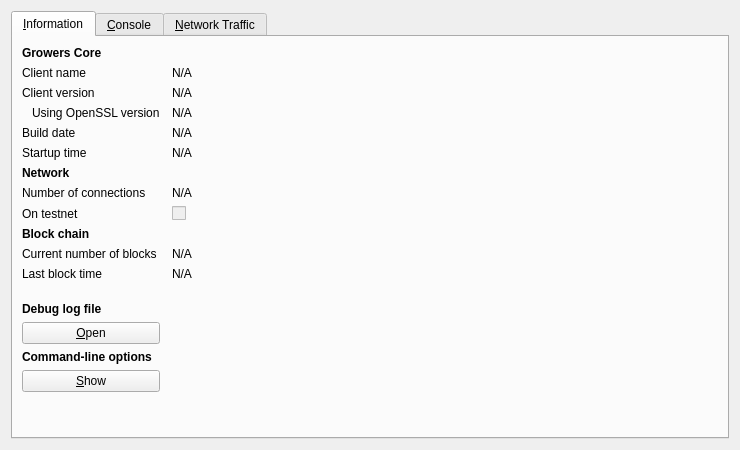
<?xml version="1.0" encoding="UTF-8"?>
<ui version="4.0">
 <class>RPCConsole</class>
 <widget class="QDialog" name="RPCConsole">
  <property name="geometry">
   <rect>
    <x>0</x>
    <y>0</y>
    <width>740</width>
    <height>450</height>
   </rect>
  </property>
  <property name="windowTitle">
   <string>Growers - Debug window</string>
  </property>
  <layout class="QVBoxLayout" name="verticalLayout_2">
   <item>
    <widget class="QTabWidget" name="tabWidget">
     <property name="currentIndex">
      <number>0</number>
     </property>
     <widget class="QWidget" name="tab_info">
      <attribute name="title">
       <string>&amp;Information</string>
      </attribute>
      <layout class="QGridLayout" name="gridLayout" columnstretch="0,1">
       <property name="horizontalSpacing">
        <number>12</number>
       </property>
       <item row="0" column="0">
        <widget class="QLabel" name="label_9">
         <property name="font">
          <font>
           <weight>75</weight>
           <bold>true</bold>
          </font>
         </property>
         <property name="text">
          <string>Growers Core</string>
         </property>
        </widget>
       </item>
       <item row="1" column="0">
        <widget class="QLabel" name="label_5">
         <property name="text">
          <string>Client name</string>
         </property>
        </widget>
       </item>
       <item row="1" column="1">
        <widget class="QLabel" name="clientName">
         <property name="cursor">
          <cursorShape>IBeamCursor</cursorShape>
         </property>
         <property name="text">
          <string>N/A</string>
         </property>
         <property name="textFormat">
          <enum>Qt::PlainText</enum>
         </property>
         <property name="textInteractionFlags">
          <set>Qt::LinksAccessibleByMouse|Qt::TextSelectableByKeyboard|Qt::TextSelectableByMouse</set>
         </property>
        </widget>
       </item>
       <item row="2" column="0">
        <widget class="QLabel" name="label_6">
         <property name="text">
          <string>Client version</string>
         </property>
        </widget>
       </item>
       <item row="2" column="1">
        <widget class="QLabel" name="clientVersion">
         <property name="cursor">
          <cursorShape>IBeamCursor</cursorShape>
         </property>
         <property name="text">
          <string>N/A</string>
         </property>
         <property name="textFormat">
          <enum>Qt::PlainText</enum>
         </property>
         <property name="textInteractionFlags">
          <set>Qt::LinksAccessibleByMouse|Qt::TextSelectableByKeyboard|Qt::TextSelectableByMouse</set>
         </property>
        </widget>
       </item>
       <item row="3" column="0">
        <widget class="QLabel" name="label_14">
         <property name="text">
          <string>Using OpenSSL version</string>
         </property>
         <property name="indent">
          <number>10</number>
         </property>
        </widget>
       </item>
       <item row="3" column="1">
        <widget class="QLabel" name="openSSLVersion">
         <property name="cursor">
          <cursorShape>IBeamCursor</cursorShape>
         </property>
         <property name="text">
          <string>N/A</string>
         </property>
         <property name="textFormat">
          <enum>Qt::PlainText</enum>
         </property>
         <property name="textInteractionFlags">
          <set>Qt::LinksAccessibleByMouse|Qt::TextSelectableByKeyboard|Qt::TextSelectableByMouse</set>
         </property>
        </widget>
       </item>
       <item row="4" column="0">
        <widget class="QLabel" name="label_12">
         <property name="text">
          <string>Build date</string>
         </property>
        </widget>
       </item>
       <item row="4" column="1">
        <widget class="QLabel" name="buildDate">
         <property name="cursor">
          <cursorShape>IBeamCursor</cursorShape>
         </property>
         <property name="text">
          <string>N/A</string>
         </property>
         <property name="textFormat">
          <enum>Qt::PlainText</enum>
         </property>
         <property name="textInteractionFlags">
          <set>Qt::LinksAccessibleByMouse|Qt::TextSelectableByKeyboard|Qt::TextSelectableByMouse</set>
         </property>
        </widget>
       </item>
       <item row="5" column="0">
        <widget class="QLabel" name="label_13">
         <property name="text">
          <string>Startup time</string>
         </property>
        </widget>
       </item>
       <item row="5" column="1">
        <widget class="QLabel" name="startupTime">
         <property name="cursor">
          <cursorShape>IBeamCursor</cursorShape>
         </property>
         <property name="text">
          <string>N/A</string>
         </property>
         <property name="textFormat">
          <enum>Qt::PlainText</enum>
         </property>
         <property name="textInteractionFlags">
          <set>Qt::LinksAccessibleByMouse|Qt::TextSelectableByKeyboard|Qt::TextSelectableByMouse</set>
         </property>
        </widget>
       </item>
       <item row="6" column="0">
        <widget class="QLabel" name="label_11">
         <property name="font">
          <font>
           <weight>75</weight>
           <bold>true</bold>
          </font>
         </property>
         <property name="text">
          <string>Network</string>
         </property>
        </widget>
       </item>
       <item row="7" column="0">
        <widget class="QLabel" name="label_7">
         <property name="text">
          <string>Number of connections</string>
         </property>
        </widget>
       </item>
       <item row="7" column="1">
        <widget class="QLabel" name="numberOfConnections">
         <property name="cursor">
          <cursorShape>IBeamCursor</cursorShape>
         </property>
         <property name="text">
          <string>N/A</string>
         </property>
         <property name="textFormat">
          <enum>Qt::PlainText</enum>
         </property>
         <property name="textInteractionFlags">
          <set>Qt::LinksAccessibleByMouse|Qt::TextSelectableByKeyboard|Qt::TextSelectableByMouse</set>
         </property>
        </widget>
       </item>
       <item row="8" column="0">
        <widget class="QLabel" name="label_8">
         <property name="text">
          <string>On testnet</string>
         </property>
        </widget>
       </item>
       <item row="8" column="1">
        <widget class="QCheckBox" name="isTestNet">
         <property name="enabled">
          <bool>false</bool>
         </property>
         <property name="text">
          <string/>
         </property>
        </widget>
       </item>
       <item row="9" column="0">
        <widget class="QLabel" name="label_10">
         <property name="font">
          <font>
           <weight>75</weight>
           <bold>true</bold>
          </font>
         </property>
         <property name="text">
          <string>Block chain</string>
         </property>
        </widget>
       </item>
       <item row="10" column="0">
        <widget class="QLabel" name="label_3">
         <property name="text">
          <string>Current number of blocks</string>
         </property>
        </widget>
       </item>
       <item row="10" column="1">
        <widget class="QLabel" name="numberOfBlocks">
         <property name="cursor">
          <cursorShape>IBeamCursor</cursorShape>
         </property>
         <property name="text">
          <string>N/A</string>
         </property>
         <property name="textFormat">
          <enum>Qt::PlainText</enum>
         </property>
         <property name="textInteractionFlags">
          <set>Qt::LinksAccessibleByMouse|Qt::TextSelectableByKeyboard|Qt::TextSelectableByMouse</set>
         </property>
        </widget>
       </item>
       <item row="11" column="0">
        <widget class="QLabel" name="label_2">
         <property name="text">
          <string>Last block time</string>
         </property>
        </widget>
       </item>
       <item row="11" column="1">
        <widget class="QLabel" name="lastBlockTime">
         <property name="cursor">
          <cursorShape>IBeamCursor</cursorShape>
         </property>
         <property name="text">
          <string>N/A</string>
         </property>
         <property name="textFormat">
          <enum>Qt::PlainText</enum>
         </property>
         <property name="textInteractionFlags">
          <set>Qt::LinksAccessibleByMouse|Qt::TextSelectableByKeyboard|Qt::TextSelectableByMouse</set>
         </property>
        </widget>
       </item>
       <item row="12" column="0">
        <spacer name="verticalSpacer_2">
         <property name="orientation">
          <enum>Qt::Vertical</enum>
         </property>
         <property name="sizeHint" stdset="0">
          <size>
           <width>20</width>
           <height>20</height>
          </size>
         </property>
        </spacer>
       </item>
       <item row="13" column="0">
        <widget class="QLabel" name="labelDebugLogfile">
         <property name="font">
          <font>
           <weight>75</weight>
           <bold>true</bold>
          </font>
         </property>
         <property name="text">
          <string>Debug log file</string>
         </property>
        </widget>
       </item>
       <item row="14" column="0">
        <widget class="QPushButton" name="openDebugLogfileButton">
         <property name="toolTip">
          <string>Open the Growers debug log file from the current data directory. This can take a few seconds for large log files.</string>
         </property>
         <property name="text">
          <string>&amp;Open</string>
         </property>
         <property name="autoDefault">
          <bool>false</bool>
         </property>
        </widget>
       </item>
       <item row="15" column="0">
        <widget class="QLabel" name="labelCLOptions">
         <property name="font">
          <font>
           <weight>75</weight>
           <bold>true</bold>
          </font>
         </property>
         <property name="text">
          <string>Command-line options</string>
         </property>
        </widget>
       </item>
       <item row="16" column="0">
        <widget class="QPushButton" name="showCLOptionsButton">
         <property name="toolTip">
          <string>Show the Growers-Qt help message to get a list with possible Growers command-line options.</string>
         </property>
         <property name="text">
          <string>&amp;Show</string>
         </property>
         <property name="autoDefault">
          <bool>false</bool>
         </property>
        </widget>
       </item>
       <item row="17" column="0">
        <spacer name="verticalSpacer">
         <property name="orientation">
          <enum>Qt::Vertical</enum>
         </property>
         <property name="sizeHint" stdset="0">
          <size>
           <width>20</width>
           <height>40</height>
          </size>
         </property>
        </spacer>
       </item>
      </layout>
     </widget>
     <widget class="QWidget" name="tab_console">
      <attribute name="title">
       <string>&amp;Console</string>
      </attribute>
      <layout class="QVBoxLayout" name="verticalLayout_3">
       <property name="spacing">
        <number>3</number>
       </property>
       <item>
        <widget class="QTextEdit" name="messagesWidget">
         <property name="minimumSize">
          <size>
           <width>0</width>
           <height>100</height>
          </size>
         </property>
         <property name="readOnly">
          <bool>true</bool>
         </property>
         <property name="tabKeyNavigation" stdset="0">
          <bool>false</bool>
         </property>
         <property name="columnCount" stdset="0">
          <number>2</number>
         </property>
        </widget>
       </item>
       <item>
        <layout class="QHBoxLayout" name="horizontalLayout">
         <property name="spacing">
          <number>3</number>
         </property>
         <item>
          <widget class="QLabel" name="label">
           <property name="text">
            <string notr="true">&gt;</string>
           </property>
          </widget>
         </item>
         <item>
          <widget class="QLineEdit" name="lineEdit"/>
         </item>
         <item>
          <widget class="QPushButton" name="clearButton">
           <property name="maximumSize">
            <size>
             <width>24</width>
             <height>24</height>
            </size>
           </property>
           <property name="toolTip">
            <string>Clear console</string>
           </property>
           <property name="text">
            <string/>
           </property>
           <property name="icon">
            <iconset resource="../bitcoin.qrc">
             <normaloff>:/icons/remove</normaloff>:/icons/remove</iconset>
           </property>
           <property name="shortcut">
            <string notr="true">Ctrl+L</string>
           </property>
           <property name="autoDefault">
            <bool>false</bool>
           </property>
          </widget>
         </item>
        </layout>
       </item>
      </layout>
     </widget>
     <widget class="QWidget" name="tab">
      <attribute name="title">
       <string>&amp;Network Traffic</string>
      </attribute>
      <layout class="QHBoxLayout" name="horizontalLayout_3">
       <item>
        <layout class="QVBoxLayout" name="verticalLayout_4">
         <item>
          <widget class="TrafficGraphWidget" name="trafficGraph" native="true">
           <property name="sizePolicy">
            <sizepolicy hsizetype="Expanding" vsizetype="Expanding">
             <horstretch>0</horstretch>
             <verstretch>0</verstretch>
            </sizepolicy>
           </property>
          </widget>
         </item>
         <item>
          <layout class="QHBoxLayout" name="horizontalLayout_2">
           <item>
            <widget class="QSlider" name="sldGraphRange">
             <property name="minimum">
              <number>1</number>
             </property>
             <property name="maximum">
              <number>288</number>
             </property>
             <property name="pageStep">
              <number>12</number>
             </property>
             <property name="value">
              <number>6</number>
             </property>
             <property name="orientation">
              <enum>Qt::Horizontal</enum>
             </property>
            </widget>
           </item>
           <item>
            <widget class="QLabel" name="lblGraphRange">
             <property name="minimumSize">
              <size>
               <width>100</width>
               <height>0</height>
              </size>
             </property>
             <property name="alignment">
              <set>Qt::AlignCenter</set>
             </property>
            </widget>
           </item>
           <item>
            <widget class="QPushButton" name="btnClearTrafficGraph">
             <property name="text">
              <string>&amp;Clear</string>
             </property>
            </widget>
           </item>
          </layout>
         </item>
        </layout>
       </item>
       <item>
        <layout class="QVBoxLayout" name="verticalLayout">
         <item>
          <widget class="QGroupBox" name="groupBox">
           <property name="title">
            <string>Totals</string>
           </property>
           <layout class="QVBoxLayout" name="verticalLayout_5">
            <item>
             <layout class="QHBoxLayout" name="horizontalLayout_4">
              <item>
               <widget class="Line" name="line">
                <property name="sizePolicy">
                 <sizepolicy hsizetype="Fixed" vsizetype="Fixed">
                  <horstretch>0</horstretch>
                  <verstretch>0</verstretch>
                 </sizepolicy>
                </property>
                <property name="minimumSize">
                 <size>
                  <width>10</width>
                  <height>0</height>
                 </size>
                </property>
                <property name="palette">
                 <palette>
                  <active>
                   <colorrole role="Light">
                    <brush brushstyle="SolidPattern">
                     <color alpha="255">
                      <red>0</red>
                      <green>255</green>
                      <blue>0</blue>
                     </color>
                    </brush>
                   </colorrole>
                  </active>
                  <inactive>
                   <colorrole role="Light">
                    <brush brushstyle="SolidPattern">
                     <color alpha="255">
                      <red>0</red>
                      <green>255</green>
                      <blue>0</blue>
                     </color>
                    </brush>
                   </colorrole>
                  </inactive>
                  <disabled>
                   <colorrole role="Light">
                    <brush brushstyle="SolidPattern">
                     <color alpha="255">
                      <red>0</red>
                      <green>255</green>
                      <blue>0</blue>
                     </color>
                    </brush>
                   </colorrole>
                  </disabled>
                 </palette>
                </property>
                <property name="orientation">
                 <enum>Qt::Horizontal</enum>
                </property>
               </widget>
              </item>
              <item>
               <widget class="QLabel" name="label_16">
                <property name="text">
                 <string>In:</string>
                </property>
               </widget>
              </item>
              <item>
               <widget class="QLabel" name="lblBytesIn">
                <property name="minimumSize">
                 <size>
                  <width>50</width>
                  <height>0</height>
                 </size>
                </property>
                <property name="alignment">
                 <set>Qt::AlignRight|Qt::AlignTrailing|Qt::AlignVCenter</set>
                </property>
               </widget>
              </item>
             </layout>
            </item>
            <item>
             <layout class="QHBoxLayout" name="horizontalLayout_5">
              <item>
               <widget class="Line" name="line_2">
                <property name="sizePolicy">
                 <sizepolicy hsizetype="Fixed" vsizetype="Fixed">
                  <horstretch>0</horstretch>
                  <verstretch>0</verstretch>
                 </sizepolicy>
                </property>
                <property name="minimumSize">
                 <size>
                  <width>10</width>
                  <height>0</height>
                 </size>
                </property>
                <property name="palette">
                 <palette>
                  <active>
                   <colorrole role="Light">
                    <brush brushstyle="SolidPattern">
                     <color alpha="255">
                      <red>255</red>
                      <green>0</green>
                      <blue>0</blue>
                     </color>
                    </brush>
                   </colorrole>
                  </active>
                  <inactive>
                   <colorrole role="Light">
                    <brush brushstyle="SolidPattern">
                     <color alpha="255">
                      <red>255</red>
                      <green>0</green>
                      <blue>0</blue>
                     </color>
                    </brush>
                   </colorrole>
                  </inactive>
                  <disabled>
                   <colorrole role="Light">
                    <brush brushstyle="SolidPattern">
                     <color alpha="255">
                      <red>255</red>
                      <green>0</green>
                      <blue>0</blue>
                     </color>
                    </brush>
                   </colorrole>
                  </disabled>
                 </palette>
                </property>
                <property name="orientation">
                 <enum>Qt::Horizontal</enum>
                </property>
               </widget>
              </item>
              <item>
               <widget class="QLabel" name="label_17">
                <property name="text">
                 <string>Out:</string>
                </property>
               </widget>
              </item>
              <item>
               <widget class="QLabel" name="lblBytesOut">
                <property name="minimumSize">
                 <size>
                  <width>50</width>
                  <height>0</height>
                 </size>
                </property>
                <property name="alignment">
                 <set>Qt::AlignRight|Qt::AlignTrailing|Qt::AlignVCenter</set>
                </property>
               </widget>
              </item>
             </layout>
            </item>
            <item>
             <spacer name="verticalSpacer_4">
              <property name="orientation">
               <enum>Qt::Vertical</enum>
              </property>
              <property name="sizeHint" stdset="0">
               <size>
                <width>20</width>
                <height>407</height>
               </size>
              </property>
             </spacer>
            </item>
           </layout>
          </widget>
         </item>
        </layout>
       </item>
      </layout>
     </widget>
    </widget>
   </item>
  </layout>
 </widget>
 <customwidgets>
  <customwidget>
   <class>TrafficGraphWidget</class>
   <extends>QWidget</extends>
   <header>trafficgraphwidget.h</header>
   <container>1</container>
   <slots>
    <slot>clear()</slot>
   </slots>
  </customwidget>
 </customwidgets>
 <resources>
  <include location="../bitcoin.qrc"/>
 </resources>
 <connections/>
</ui>
